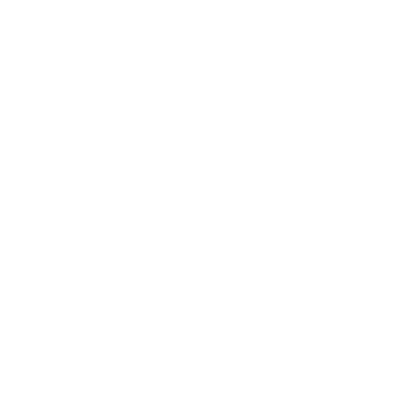
Frame 1 (no input)
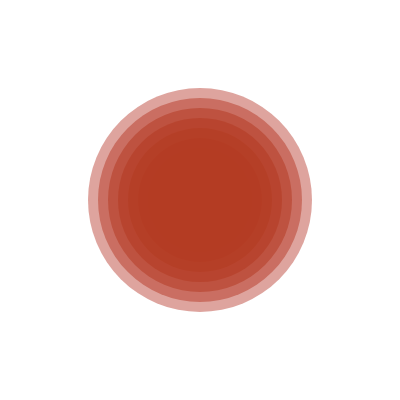
Frame 60 (no input)
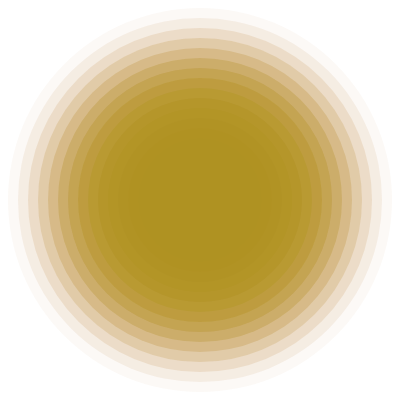
Frame 120 (the mouse pressed at the canvas centre since frame 60)

The p5.js sketch that drew these frames (run headless with seeded random() and noise() and a simulated clock; from frame 60 on, the mouse is pressed at the canvas centre):

// p5.js sketch
// ── sketch.js
let rings = [];

function setup() {
  createCanvas(400, 400);
  colorMode(HSB, 360, 100, 100, 1);
  noStroke();
}

function draw() {
  background(0, 0, 100);

  // Add a new ring every 5 frames
  if (frameCount % 5 === 0) {
    rings.push({
      radius: 0,
      alpha: 1,
      hue: frameCount % 360
    });
  }

  // Update and display rings
  for (let i = rings.length - 1; i >= 0; i--) {
    let ring = rings[i];
    ring.radius += 2;
    ring.alpha -= 0.01;

    if (ring.alpha <= 0) {
      rings.splice(i, 1);
      continue;
    }

    // Draw the ring as a transparent ellipse
    fill(ring.hue, 80, 70, ring.alpha);
    ellipse(width/2, height/2, ring.radius * 2, ring.radius * 2);
  }
}
